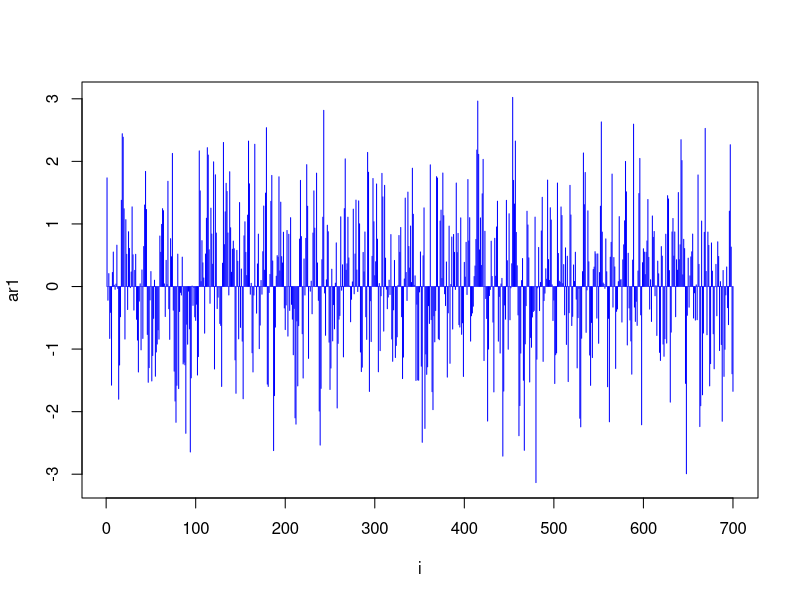
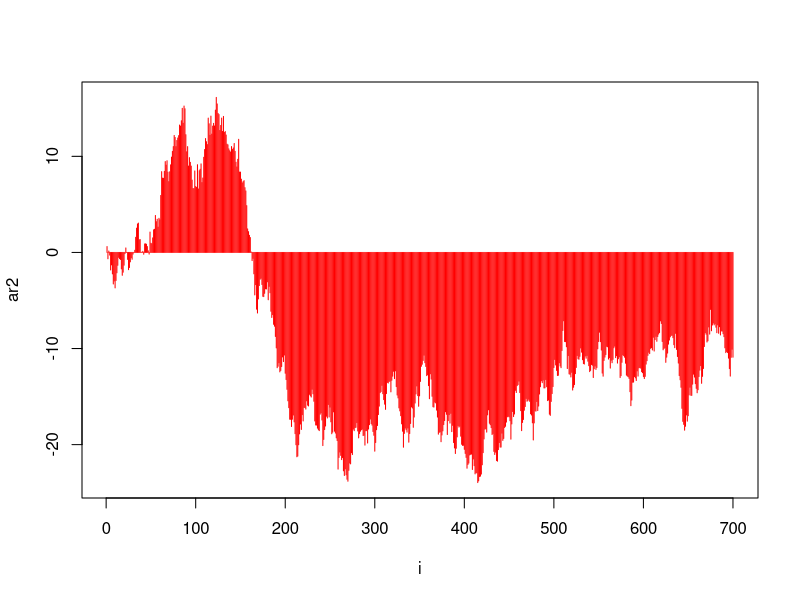
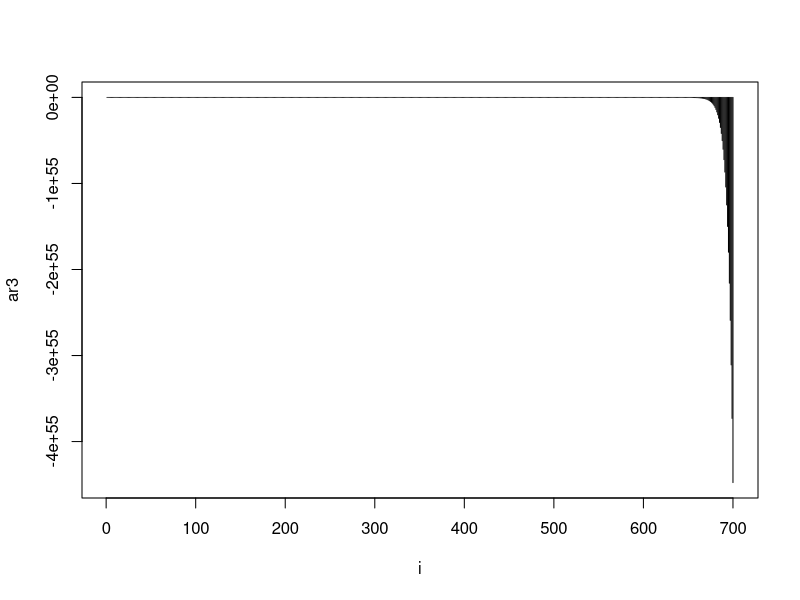

R code for these plots, in order:
#Variable&FunctionDeclataration----
n=700;
o1= 0.3; o2=1; o3=1.2
AR = function(n,o){
  x = numeric(n) 
  x[1] = rnorm(1,0,1)   
  for (i in 2:n) 
    {
    e = rnorm(1,0,1) 
    x[i] = o * x[i - 1] + e 
    }
 x
}
RootFind = function(ar){
  Upsum=0
  Downsum=0
  for (i in 2:n) 
  {
  Upsum = Upsum + (ar[i-1] * ar[i]); 
  Downsum = Downsum + (ar[i-1])^2    
  }
  root = Upsum/Downsum #Производная, приравненная к 0
}

ar1 = AR(n,o1)
ar2 = AR(n,o2)
ar3 = AR(n,o3)

#visualisation----
plot(ar1, type = 'h', col="blue", xlab= "i")
plot(ar2, type = 'h',col="red",xlab= "i")
plot(ar3, type = 'h',xlab= "i")
#LSM----
o1root = RootFind(ar1)
#MaximumLikelihood
